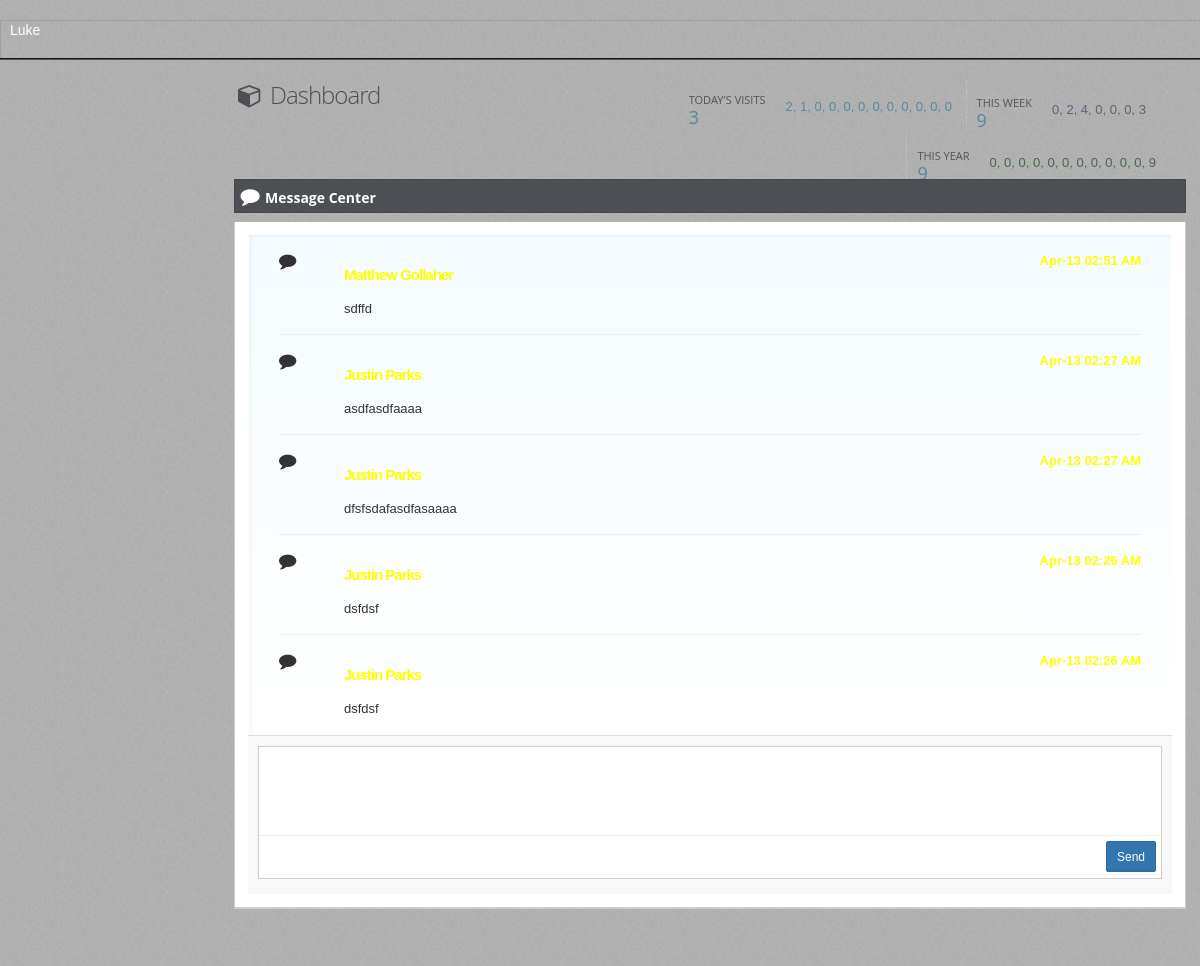
Screenshot of /home (signed in) with the database file from the repository.
### tables this page shows
CREATE TABLE "Message" (
	`Id`	INTEGER NOT NULL UNIQUE,
	`Author`	TEXT NOT NULL,
	`Time`	TEXT NOT NULL,
	`Content`	TEXT NOT NULL,
	PRIMARY KEY(`Id`)
);

### app.py (the view)
@app.route('/')
@app.route('/index')
@app.route('/menu')
@app.route('/home')
def index():
    return loginModule.index()

### databaseFunctions.py (called while the page is built)
def getAllVisitPatronVisitTimes():
    with engine.connect() as connection:
        sqlText = text("SELECT PatronVisitTime FROM VisitHistory ORDER by Id")
        result = engine.execute(sqlText)
        patronVisitTimes = []
        for row in result:
            patronVisitTimes.append(row[0])
        if not patronVisitTimes:
            return None
        else:
            return patronVisitTimes

def getAllVisitPatronVisitDates():
    with engine.connect() as connection:
        sqlText = text("SELECT PatronVisitDate FROM VisitHistory ORDER by Id")
        result = engine.execute(sqlText)
        patronVisitDates = []
        for row in result:
            patronVisitDates.append(row[0])
        if not patronVisitDates:
            return None
        else:
            return patronVisitDates

def getTop100MessageAuthors():
    with engine.connect() as connection:
        sqlText = text("SELECT Author FROM Message ORDER by Id DESC LIMIT 100")
        result = engine.execute(sqlText)
        authors = []
        for row in result:
            authors.append(row[0])
        if not authors:
            return None
        else:
            return authors

def getTop100MessageTimes():
    with engine.connect() as connection:
        sqlText = text("SELECT Time FROM Message ORDER by Id DESC LIMIT 100")
        result = engine.execute(sqlText)
        times = []
        for row in result:
            times.append(row[0])
        if not times:
            return None
        else:
            return times

def getTop100MessageContents():
    with engine.connect() as connection:
        sqlText = text("SELECT Content FROM Message ORDER by Id DESC LIMIT 100")
        result = engine.execute(sqlText)
        contents = []
        for row in result:
            contents.append(row[0])
        if not contents:
            return None
        else:
            return contents

### loginModule.py (called while the page is built)
def index():
    if not session.get('isLoggedIn'):
        return redirect('login')
    mT = populateMessagesTable()
    tVT = populateTodaysVisitsTable()
    tTV = sum(tVT)
    wVT = populateWeeksVisitTable()
    tWV = sum(wVT)
    mVT = populateMonthVisitTable()
    tMV = sum(mVT)
    return render_template('menu.html', currentUserFirstName = session.get('currentUserFirstName'), messageTable = mT, todaysVisitsTable = tVT, totalTodaysVisits = tTV, weeksVisitTable = wVT, totalWeekVisists = tWV, monthVisitTable = mVT, totalMonthVisits = tMV)

### templates/menu.html (shortened to what this page needs)
﻿{% extends "layout.html" %}
{% block body %}
<div id="main" role="main">
    <div id="content">
        <div class="row">
            <div class="col-xs-12 col-sm-7 col-md-7 col-lg-4">
                <h1 class="page-title txt-color-blueDark">
                    <i class="fa-fw fa fa-cube"></i>
                    Dashboard
                </h1>
            </div>
            <div class="col-xs-12 col-sm-5 col-md-5 col-lg-8">
                <ul id="sparks" style="padding-right: 30px;">
                    <li class="sparks-info">
                        <h5> Today's Visits <span class="txt-color-blue">{{ totalTodaysVisits }}</span></h5>
                        <div class="sparkline txt-color-blue hidden-mobile hidden-md hidden-sm">
                            {{ todaysVisitsTable[0] }}, {{ todaysVisitsTable[1] }}, {{ todaysVisitsTable[2] }}, {{ todaysVisitsTable[3] }}, {{ todaysVisitsTable[4] }}, {{ todaysVisitsTable[5] }}, {{ todaysVisitsTable[6] }}, {{ todaysVisitsTable[7] }}, {{ todaysVisitsTable[8] }}, {{ todaysVisitsTable[9] }}, {{ todaysVisitsTable[10] }}, {{ todaysVisitsTable[11] }}
                        </div>
                    </li>
                    <li class="sparks-info">
                        <br />
                        <h5> This Week <span class="txt-color-blue">{{ totalWeekVisists }}</span></h5>
                        <div class="sparkline txt-color-purple hidden-mobile hidden-md hidden-sm">
                            {{ weeksVisitTable[0] }}, {{ weeksVisitTable[1] }}, {{ weeksVisitTable[2] }}, {{ weeksVisitTable[3] }}, {{ weeksVisitTable[4] }}, {{ weeksVisitTable[5] }}, {{ weeksVisitTable[6] }}
                        </div>
                    </li>
                    <li class="sparks-info">
                        <br />
                        <h5> This Year <span class="txt-color-blue"> {{totalMonthVisits}} </span></h5>
                        <div class="sparkline txt-color-greenDark hidden-mobile hidden-md hidden-sm">
                            {{ monthVisitTable[0] }}, {{ monthVisitTable[1] }}, {{ monthVisitTable[2] }}, {{ monthVisitTable[3] }}, {{ monthVisitTable[4] }}, {{ monthVisitTable[5] }}, {{ monthVisitTable[6] }}, {{ monthVisitTable[7] }}, {{ monthVisitTable[8] }}, {{ monthVisitTable[9] }}, {{ monthVisitTable[10] }}, {{ monthVisitTable[11] }}
                        </div>
                    </li>
                </ul>
            </div>
        </div>
        <section id="widget-grid" class="">
            <div class="row">
                <article class="col-xs-12 col-sm-12 col-md-12 col-lg-12">
                    <div class="jarviswidget jarviswidget-color-blueDark" id="wid-id-1" data-widget-editbutton="false" data-widget-colorbutton="false" data-widget-deletebutton="false">
                        <header style="padding-top:10px">
                            <span class="widget-icon"> <i class="fa fa-comment icon fa-lg"></i> </span>
                            <h2 style="line-height:15px"><strong>Message Center</strong></h2>
                        </header>
                        <div>
                            <div class="widget-body">
                                <div id="chat-body" class="chat-body custom-scroll" style="height: 500px;">
                                    <ul>
                                        {% for row in messageTable %}
                                        <li class="message">
                                            <i class="fa fa-comment icon fa-lg" aria-hidden="true"></i>
                                            <br />
                                            <div class="message-text">
                                                <time style="color:yellow; font-size: 13px; font-weight:bolder">
                                                    {{ row['time'] }}
                                                </time> <a style="color:yellow; font-size: 15px; font-weight:bolder" class="username">{{ row['author'] }}</a> <br />{{ row['content'] }}
                                            </div>
                                            <hr>
                                        </li>
                                        {% endfor %}
                                    </ul>
                                </div>
                                <div class="chat-footer">
                                    <div class="textarea-div">
                                        <div class="typearea">
                                            <textarea class="form-control" placeholder="Write a message..." rows="3" maxlength="2500" id="content" name="content"></textarea>
                                        </div>
                                    </div>
                                    <span class="textarea-controls">
                                        <button class="btn btn-sm btn-primary pull-right" id="addMessage">
                                            Send
                                        </button>
                                    </span>
                                </div>
                            </div>
                        </div>
                    </div>
                </article>
            </div>
        </section>
    </div>
</div>
{% endblock %}

### static/css/styles.css (style rules this page uses)
body { width:100%; height:100% }

### static/css/signature-pad.css (style rules this page uses)
body { font-family: Helvetica, Sans-Serif; -moz-user-select: none; -webkit-user-select: none; -ms-user-select: none; }

### rows the page displays
Message: time "Apr-13 02:51 AM", author "Matthew Gollaher", content "sdffd"
Message: time "Apr-13 02:27 AM", author "Justin Parks", content "asdfasdfaaaa"
Message: time "Apr-13 02:27 AM", author "Justin Parks", content "dfsfsdafasdfasaaaa"
Message: time "Apr-13 02:26 AM", author "Justin Parks", content "dsfdsf"
Message: time "Apr-13 02:26 AM", author "Justin Parks", content "dsfdsf"

### other values shown
{{ session['currentUserFirstName'] }} "Luke"
{{ totalTodaysVisits }} "3"
{{ todaysVisitsTable[0] }} "2"
{{ todaysVisitsTable[1] }} "1"
{{ todaysVisitsTable[2] }} "0"
{{ todaysVisitsTable[3] }} "0"
{{ todaysVisitsTable[4] }} "0"
{{ todaysVisitsTable[5] }} "0"
{{ todaysVisitsTable[6] }} "0"
{{ todaysVisitsTable[7] }} "0"
{{ todaysVisitsTable[8] }} "0"
{{ todaysVisitsTable[9] }} "0"
{{ todaysVisitsTable[10] }} "0"
{{ todaysVisitsTable[11] }} "0"
{{ totalWeekVisists }} "9"
